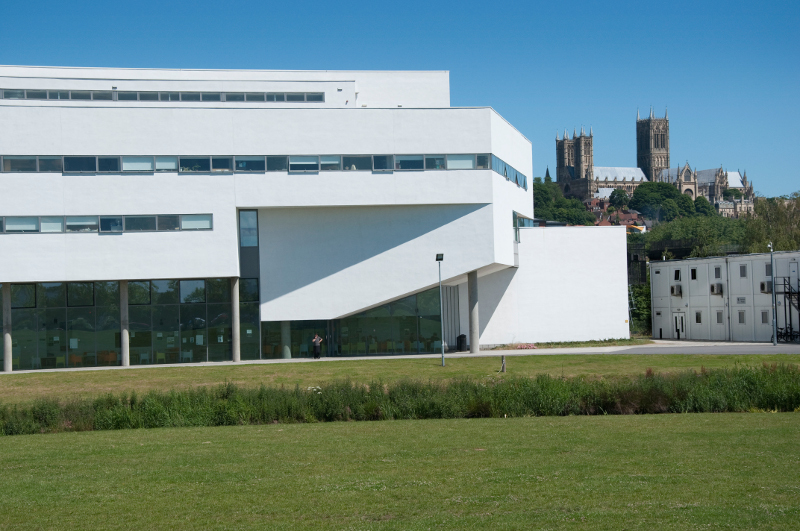
#> input picture teaching/python/Session5/architecture.jpg, 800 x 531 px
$ jupyter execute --allow-errors '05-Loopy loops.ipynb'
#> lines starting #> are read from the running program, lines starting #| are printed output that depends on the picture
# 05-Loopy Loops

sometimes one loop isn't enough.

Many objects we want to work with are more than 1D.

- The cells in an Excel spreadsheet, which have row and column coordinates.
- Digital images are most easily described similarly in terms of the row and column pixel indexes

Sometimes we need to save more than one value in an object - then we use things called arrays, tuples or lists.

# Arrays, Lists, Tuples

When you want to store several things together python gives several options. The most important thing is that when we have an object like this we can get at the ith member using an `[i]` after the object name.
(You may have seen vectors in matlab already).

[cell 1]
my_array = [5,4,3,2]
print(my_array[2]) # numbering starts from [0]
print(my_array[0])

Actually text ('strings') are lists too, and you can get the ith letter using the same [] syntax.

[cell 2]
my_parrot = 'Dead Parrot'

letter_number = len(my_parrot) # len function returns the length of a list
while letter_number > 0:
    letter_number = letter_number -1
    print(my_parrot[letter_number])

## Nested Loops

we have briefly mentioned `for` loops. They look like this:

[cell 3]
for i in range(10):
    print(i)

*Check you understand the range(function).*

What happens if we put a loop inside another loop?

[cell 4]
for i in range(5):
    for j in range(5):
        print("i is", i, "and j is", j)

you can see the inner loop (j here) goes through its values quickly, then when it has gone through all possible values the outer loop increments (i here).

Lets try these constructs out using an image.

## Image manipulation

Lets take a stock photo from the [University of Lincoln image library](http://ulimages.thirdlight.com/viewcontainer.tlx?containerid=128959&home=1).

I've downloaded one (and reduced its file size) and saved it as 'architecture.jpg'. Make sure it is in the same directory that you are working in.

We'll use the Python Image Library for this. Don't worry about the exact commands involving the image library, they just open the file and import its data.

[cell 5]
from PIL import Image, ImageDraw

img = Image.open('architecture.jpg')
#> img is the input picture: PIL image 800x531 RGB; mean R, G, B 113.3, 135.8, 131.2
img = img.convert('RGB')
pixelMap = img.load()

img.show()

Now lets try making a negative of this image.

First we use our double loop to go over all the pixels in the image. We can use a method (function attached to the image) of the image we've created `image.size` to find the number of pixels in `x` and `y`, or columns and rows.

Then we change the colour values at that pixel location.

[cell 6]
for row in range(img.size[0]):
    for col in range(img.size[1]):
        rgb = pixelMap[row,col]
        pixelMap[row,col] = (255-rgb[0],255-rgb[1],255-rgb[2])

img.show()
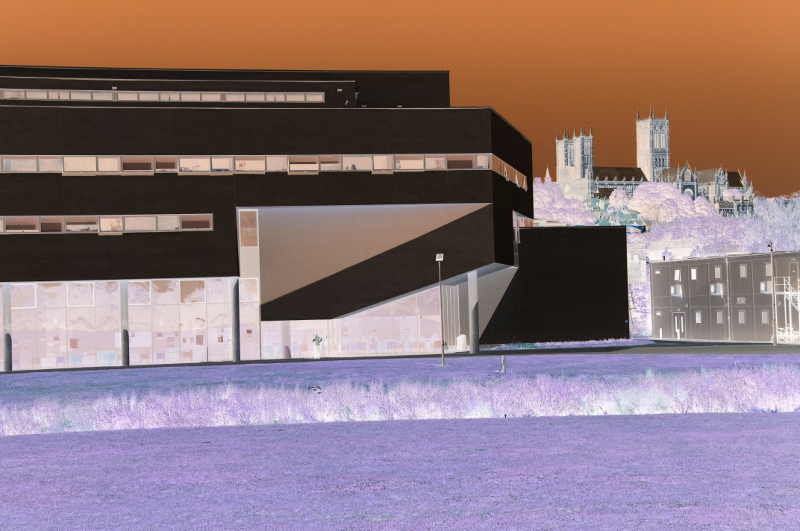
#> shown: PIL image 800x531 RGB; mean R, G, B 141.7, 119.2, 123.8

You need to understand that each pixel has three values - Red Green Blue, which can each have values between 0 and 255. 0 is none of the colour, and 255 the max. They are stored as a thing called a tuple, but basically a list separated by commas (and in round brackets). For instance brightest red is

```python
(255,0,0)
```
or green

```python
(0,255,0)
```

black is 0 for all three channels, whilst white is 255 for each
```python
(0,0,0) # black
(255,255,255) # white

```
To make the negative image we store the old values for each pixel at a time in an object we call `rgb`, then subtract the old values from 255. The `rgb` is one of these multiple data objects mentioned at the beginning, it has three values we can access with the square brackets.
```
        rgb = pixelMap[row,col]
        pixelMap[row,col] = (255-rgb[0],255-rgb[1],255-rgb[2])
```
For a given row and column we save the old values to rgb. Then we write a new value for the pixel as 255 - the old value.

Lets try changing the colours in another image:

<br><br>
**Suppose I wanted the Red thing to be bright greeen?**

Again we loop over all the pixels in the image, but now we need to use some logic to try and select the bright red areas.

```
        rgb = pixelMap[row,col]
        if rgb[0] > 200 and rgb[1] < 50 and rgb[2] < 50 :
            pixelMap[row,col] = (0,255,0)
```

We save the RGB values for the pixel to the tuple rgb. The elements of `rgb[i]`, where `i = 0,1,2` hold the values of red, green and blue for that pixel.

So we say if the red value (`rbg[0]`) is greater than 200 *and* there isn't much green (`rgb[1]<50`) *and* there isn't much blue (`rgb[2]<50`), we will change the pixel to green.

[cell 7]
from PIL import Image, ImageDraw

def redFilter(row,col):
    rgb = pixelMap[row,col]
    if rgb[0] > 200 and rgb[1] < 50 and rgb[2] < 50 :
        pixelMap[row,col] = (0,255,255)


img = Image.open('SU.jpg')
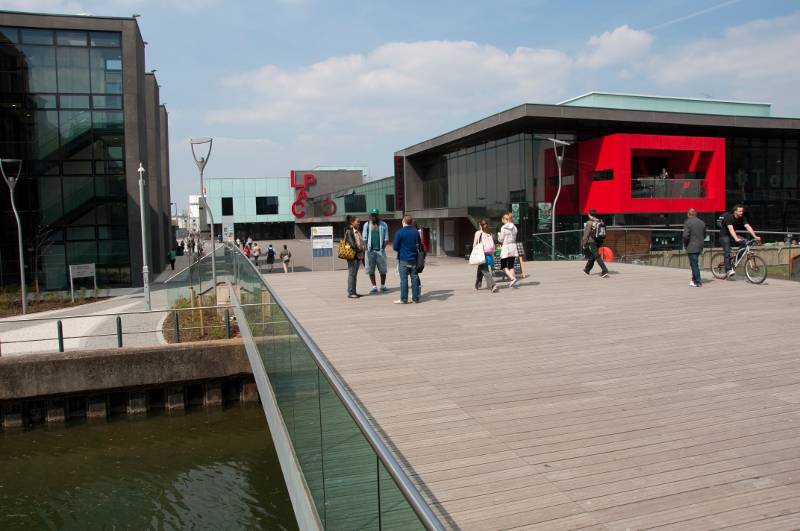
#> input picture teaching/python/Session5/SU.jpg, 800 x 531 px
#> img is the input picture: PIL image 800x531 RGB; mean R, G, B 124.6, 120.7, 117.9
img = img.convert('RGB')
pixelMap = img.load()

for row in range(img.size[0]):
    for col in range(img.size[1]):
        redFilter(row,col)
#> this loop made 800 passes

img.show()
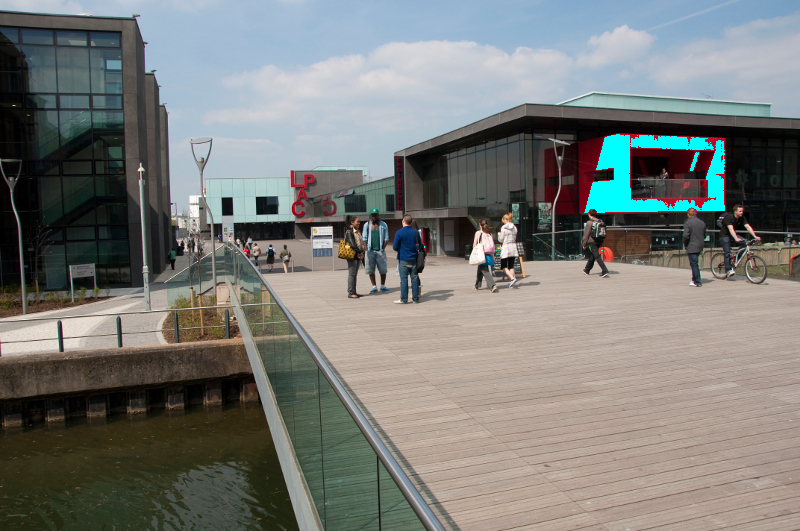
#> shown: PIL image 800x531 RGB; mean R, G, B 122, 123.8, 120.6

See what you can do along these lines.

Can you make it yellow? This [website might be handy](http://www.colorpicker.com/).

# 15 minutes of fame

[cell 8]
from PIL import Image, ImageDraw

#> (the rest of this cell did not finish here and is left out)

Can you create your own Warhol? Find a politician / musician / actor / lecturer etc and give it a go.

You might also need to resize any image you choose. Paint will do if you don't have anything better.

Here's my effort:

[cell 9]
from PIL import Image, ImageDraw

#> (the rest of this cell did not finish here and is left out)

[cell 10]
#make a big empty image
imagesx = 6
imagesy = 6
my_collage = Image.new("RGB", (img.size[0]*imagesy, img.size[1]*imagesx), "white")
#> my_collage: PIL image 4800x3186 RGB; every value is 255
pixelMapCollage = my_collage.load()

#fill the empty image with replicas of the original image
for ximages in range(imagesx):
    for yimages in range(imagesy):
        #print(ximages,yimages)
        for row in range(img.size[0]):
            for col in range(img.size[1]):
                collagex = img.size[1]*(ximages)+col
                collagey = img.size[0]*(yimages)+row
                pixelMapCollage[collagey,collagex] =  pixelMap[row,col]

my_collage.show()
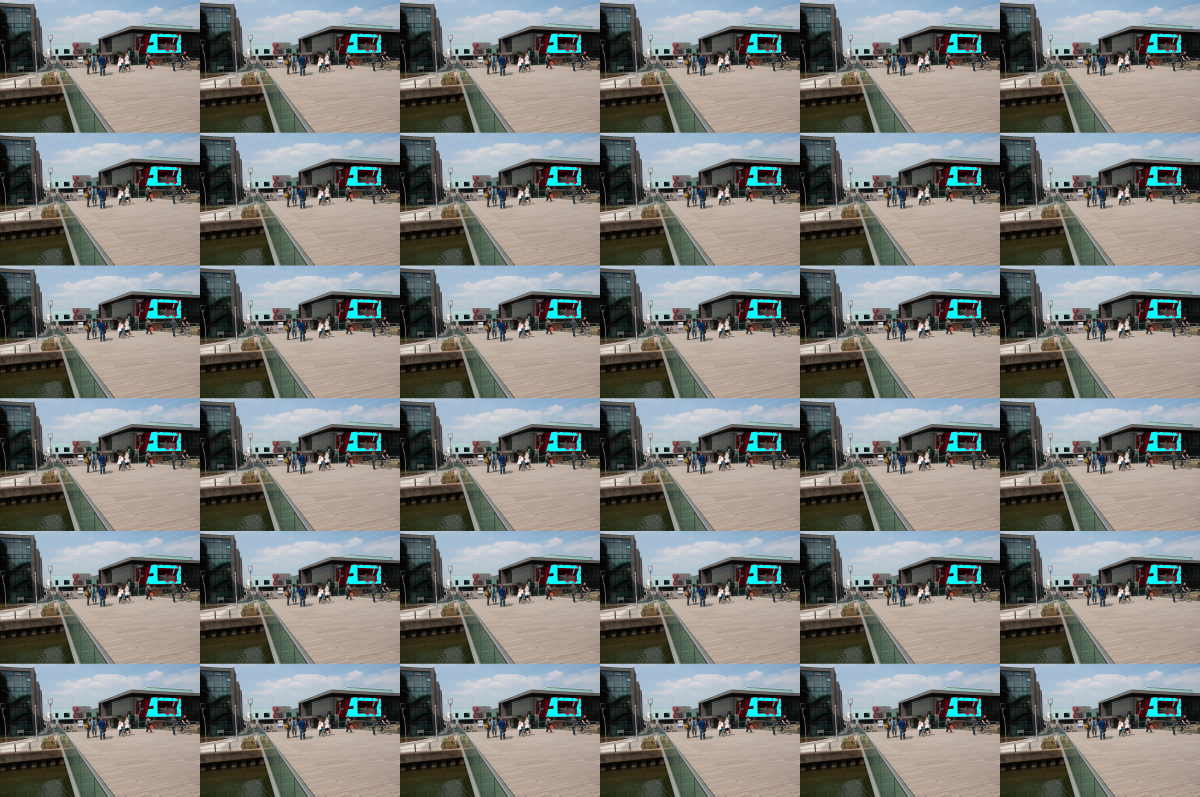
#> shown: PIL image 4800x3186 RGB (shown at 1/4 size); mean R, G, B 122, 123.8, 120.6
